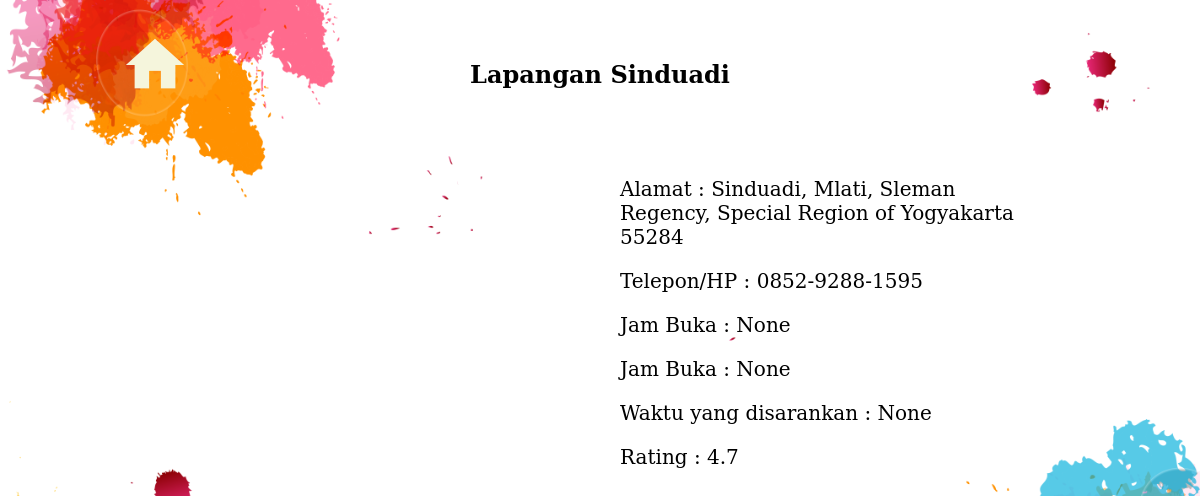
Page /details/1/ on the committed database.
### olahfisik/models.py (models this page shows, shortened)
class Venue(models.Model):
    name = models.CharField(max_length=32)
    address = models.CharField(max_length=265, null=True)
    telephone = models.CharField(max_length=16, null=True)
    open = models.TimeField(null=True, blank=True)
    close = models.TimeField(null=True, blank=True)
    busy = models.TimeField(null=True, blank=True)
    longitude = models.FloatField()
    latitude = models.FloatField()
    rating = models.CharField(max_length=16, null=True)
    type = models.CharField(choices = TYPE_CHOICES, max_length = 2)

### olahfisik/views.py (the view)
# urls.py: url(r'^details/(?P<venue_id>\d+)/', views.details_view, name='details')
def details_view(request, venue_id):
    venue = Venue.objects.get(id=venue_id)
    return render(request, 'olahfisik/details.html', {'venue' : venue})

### olahfisik/templates/olahfisik/details.html (shortened to what this page needs)
{% load staticfiles %}
<!DOCTYPE html>
<html>
    <head>
        <link type="text/css" rel="stylesheet" href="{% static "css/details.css" %}">
    </head>
    <body>
      <a href="{% url 'index' %}"; class="waves-effect waves-light btn"><i style="color:beige; position: absolute;
        top: 30px;
        left: 120px;
        font-size: 70px" class="material-icons right">home</i></a>
      <div class="judul">
            <h2 style="text-align: center;">{{venue.name}}</h2>
            <br><br>
        </div>
        <div id="map"></div>
        <div class="ket">
            <p>Alamat : {{venue.address}}</p>
            <p>Telepon/HP : {{venue.telephone}}</p>
            <p>Jam Buka : {{venue.open}}</p>
            <p>Jam Buka : {{venue.close}}</p>
            <p>Waktu yang disarankan : {{venue.busy}}</p>
            <p>Rating : {{venue.rating}}</p>
        </div>
    </body>
</html>

### olahfisik/static/css/details.css (style rules this page uses)
body { margin: 0px; height: 100%; background-image: url("../images/index-01.png"); background-size: cover; margin-left: 15%; margin-right: 15%; margin-bottom: 5%; margin-top: 5%; font-family: "Bebas Neue", "Lucida Bright", "DejaVu Serif", Georgia, "serif"; }
div.ket { padding-left: 400px; margin-left: 40px; margin-top: 30px; font-size: 20px; }

### olahfisik/templates/olahfisik/details.html (style rules this page uses)
#map { height:400px; width:400px; float: left; }

### rows in the picture
Venue: name "Lapangan Sinduadi", address "Sinduadi, Mlati, Sleman Regency, Special Region of Yogyakarta 55284", telephone "0852-9288-1595", open "None", close "None", busy "None", rating "4.7"
